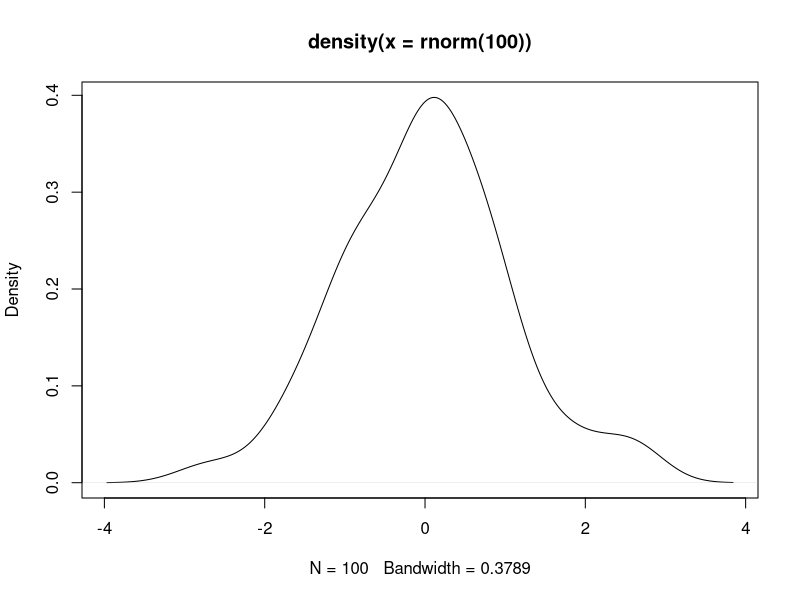

The R script that drew this image: (Note: this script raises an error after producing the figure.)
## ---- chunk 1
1+1
pi
rnorm(100)
plot(density(rnorm(100)))
## ---- chunk 2
setwd("~/projects/intro_r/")
#data_sh = read.table("data/seahorse_dataset2.csv", sep=";", header=TRUE, dec=".")
data_sh = read.table("data/sp_exp_grp.csv", sep=" ", header=TRUE, dec=".")
# data_sh = read.table("http://...data/sp_exp_grp.csv", sep=" ", header=TRUE, dec=".")
head(data_sh)
tail(data_sh)
dim(data_sh)
summary(data_sh)

data_sh[1,]
data_sh[,1]

## ---- chunk 3
foo <- 1
foo

bar = "a"
bar = 'a'
bar
# bar = a
a = 4
a
bar = a
bar 

"b" -> baz
baz

quz <<- baz
## ---- chunk 4
1
is.numeric(1)
0.5
is.numeric(0.5)
is.numeric("a")
foo = 1
is.numeric(foo)

a = as.integer(1)
is.integer(a)
as.integer(0.3)

"iab"
'toto'
is.numeric("a")
is.character("a")
is.character(1)
as.character(1)
as.numeric("a")

paste("a", "b", "b", sep="_")
paste("a", "b", "b", sep="")


TRUE
FALSE
T
F
T = 3
T
# TRUE = 3

is.numeric(TRUE)
as.numeric(TRUE)
as.numeric(FALSE)
as.logical(1)
as.logical(0)
as.logical(2)
as.logical(-2)
as.logical(-2.2)

is.logical("true")
is.character("true")
other_var = as.logical("true")
other_var


col_y = c("bleu", "bleu", "vert", "marron", "vert", "marron") 
col_y
as.numeric(col_y)


f = as.factor(col_y)
f
as.numeric(f)
c(f, 1)
c(f, "BLEU")
c(f, "bleu")
c(f, as.factor("vert"))
## ---- chunk 5
1:5
c(1,2,10)
c(1,"a",10)
c(TRUE,0)
v = rnorm(100)
v
v[c(5,18,39)]
v[98:100]



list(1,"a",10)
l = list(chr="8", tx_start=124330091, tx_end=124410705, gs="ATAD2", ref="hg19", strand="-")
l
l$chr
c(tx_start=124330091, tx_end=124410705)

m = matrix(runif(120),nrow=20)
dim(m)
m
m[20,6]
m[19:20,5:6]
m[c(17,20),]
m[,c(1,2)]
m[,c(TRUE, FALSE, TRUE, FALSE, TRUE, FALSE)]


data = data.frame(size=rnorm(25)+175, gender=sample(c("M", "F"), 25, replace=TRUE))
data[1:5,]
head(data)
data$gender

data[1,2] = "m"
data[1,2]

data[data$gender=="M",]
data[data$gender=="M" & data$size > 170,]

factor(sample(c("10", "J", "Q", "K", "A"), 25, replace=TRUE))
factor(sample(c("10", "J", "Q", "K", "A"), 25, replace=TRUE), levels=c("10", "J", "Q", "K", "A"), ordered=TRUE)
## ---- chunk 6
v = 100:130
v
v[1]
v[-1]
rev(v)[1]
v[1:4]
# index by the rank
v[c(1, 4, 10, 15)]
# index by mask
col_y
col_y[c(TRUE,FALSE, TRUE, TRUE, FALSE, TRUE)]

## select a column
# by name
data_sh$id
# by rank
data_sh[,2]
data_sh[,2:6]
data_sh[,c(FALSE,TRUE,TRUE,TRUE,TRUE,TRUE,FALSE,FALSE, FALSE,FALSE,FALSE)]

## ---- chunk 7
# dataset nutri
data_nutri = read.table("data/data_nutri.csv", sep=",", header=TRUE)
head(data_nutri)
tail(data_nutri)
# Correlation between taille and poids
plot(data_nutri$taille, data_nutri$poids, col=data_nutri$sexe)
# create index for categ.
idx_h = data_nutri$sexe == "Homme"
idx_f = data_nutri$sexe == "Femme"
# plot density of each categ.
plot(density(data_nutri$taille[idx_h]), col=2, xlim=range(data_nutri$taille))
lines(density(data_nutri$taille[idx_f]))
## ---- chunk 8
# test de Shapiro-Wilks
# H0: normality
# H1: non normality
# alhpa: 5%
norm_pop = rnorm(100)
plot(density(norm_pop))
shapiro.test(norm_pop)
# pval = 0.439 > alpha = 5% 
# on concerve H0 au risque beta à calculer... 
unif_pop = runif(100)
plot(density(unif_pop))
test = shapiro.test(unif_pop)
test$p.value
# pval = 0.0001 < alpha = 5%
# on rejette H0, on accepte H1 au risque de première espèce alpha = 5%

taille_h = data_nutri$taille[idx_h]
shapiro.test(taille_h)
# pval = 9.7% > alpha = 5%
# on concerve H0 au risque beta à calculer... beta contrôlé dans le cas de shapiro.test.

taille_f = data_nutri$taille[idx_f]
shapiro.test(taille_f)
# pval = 11% > alpha = 5%
# on concerve H0 au risque beta à calculer... beta contrôlé dans le cas de shapiro.test.


# Homoscedasticity
# H0: homoscedasticity
# H1: non homoscedasticity
# alpha: 5%

# egalité des variances
bartlett.test(
  rnorm(200, 0, 1), 
  c(rep("a", 100), rep("b", 100))
)
# pval > 5% donc je conserve H0 au rosque beta à calculer

# non egalité des variances
bartlett.test(
  c(rnorm(100, 0, 10), rnorm(100, 0, 1)), 
  c(rep("a", 100), rep("b", 100))
)
# pval < 5% donc je rejette H0 et j'accepte H1 au risque alpha de 5%.

bartlett.test(data_nutri$taille, data_nutri$sexe)
# pval = 16% donc je conserve H0 au seuil beta à calculer.


# Student test, t test, 
# H0: t_h == t_f
# H1: t_h != t_f
# alpha: 5%
t.test(taille_h, taille_f, conf.level = 0.95)
# pval = 2.2e-16 << 5% on rejette H0 et on accepte H1 au seuil alpha de 5%. 


# H0: t_h == t_f
# H1: t_h > t_f
# alpha: 5%
t.test(taille_h[1:10], taille_f[1:10], conf.level = 0.95, alternative="greater")
# pval = 2.2e-16 << 5% on rejette H0 et on accepte H1 au seuil alpha de 5%. 


# H0: t_h == t_f
# H1: t_h < t_f
# alpha: 5%
t.test(taille_h, taille_f, conf.level = 0.95, alternative="less")
# pval = 1 >> 5% on conserve H0 au risque beta, à calculer... 


## ---- chunk 9
# H0: t_h == t_f
# H1: t_h != t_f
# alpha: 5%
wilcox.test(taille_h[1:10], taille_f[1:10], alternative = "two.side") # Mann Withney
# pval = 0.0001 < alpha = 5% donc je rejette H0 et j'accepte H1 au seuil alpha de 5%


# H0: t_h == t_f
# H1: t_h > t_f
# alpha: 5%
test = wilcox.test(taille_h[1:10], taille_f[1:10], alternative = "greater") # Mann Withney
# pval = 0.00008 < alpha = 5% donc je rejette H0 et j'accepte H1 au seuil alpha de 5%



if (test$p.value < 0.001) {
label = paste(signif(test$p.value,2), "***")
} else if (test$p.value < 0.01) {
label = paste(signif(test$p.value,2), "**") 
} else if (test$p.value < 0.05) {
label = paste(signif(test$p.value,2), "*") 
} else {
label = signif(test$p.value,2)
}
plot(density(data_nutri$taille[idx_h]), col=2, xlim=range(data_nutri$taille))
lines(density(data_nutri$taille[idx_f]))
text(165,0.04, labels=label)

boxplot(data_nutri$taille~data_nutri$sex, las=2)
text(1.5,180, labels=label)

## ---- chunk 10
stat_obs = wilcox.test(unique(taille_h)[1:5], unique(taille_f)[1:5], alternative = "two.side")$statistic # Mann Withney
 
stat_rnds = sapply(1:10000, function(i) {  
  rnd_pop = sample(c(unique(taille_h)[1:5], unique(taille_f)[1:5]))
  stat_rnd = wilcox.test(rnd_pop[1:5], rnd_pop[6:10], alternative = "two.side")$statistic # Mann Withney
  return(stat_rnd)
})

pval_emp = (sum(stat_rnds > stat_obs) + 1)/length(stat_rnds)
print(pval_emp)

plot(density(stat_rnds))
abline(v=stat_obs)
## ---- chunk 11
x = c(1,2,3,4,5)
y = c(2,4,6,8,10)
length(x)
plot(x,y)

rnd = runif(100000)
dices = round(rnd * 6)
table(dices)
barplot(table(dices))
dices = floor(rnd * 6)
barplot(table(dices))
dices = ceiling(rnd * 6)
barplot(table(dices))
pie(table(dices))

mat_5_dices = matrix(dices,5)
dim(mat_5_dices)
mat_5_dices[,1:10]

sum_5_dices = apply(mat_5_dices, 2, sum)
table(sum_5_dices)
barplot(table(sum_5_dices))


prop.table(table(sum_5_dices))
prop.table(table(sum_5_dices))
sum(prop.table(table(sum_5_dices)))
## ---- chunk 12

hello_world = function(name="world") {
  ret = paste("Hello ", name, "!", sep="")
  return(ret)  
}

hello_world()

